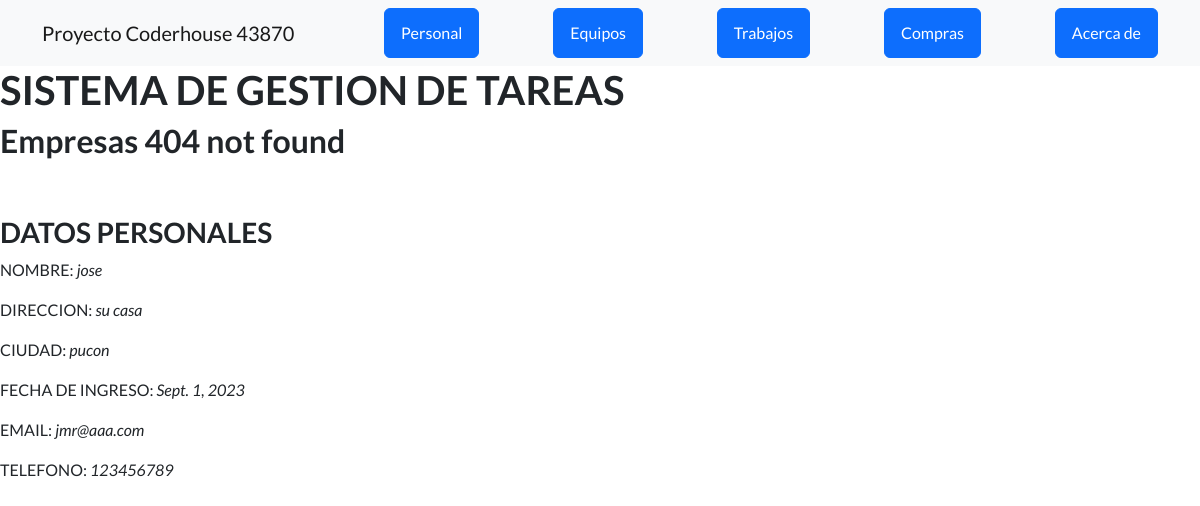
Screenshot of /appsistema/personal/1 with the database file from the repository.
### appsistema/models.py (models this page shows, shortened)
class Personal (models.Model):
    nombre=models.CharField(max_length=50)
    direccion=models.CharField(max_length=50)
    ciudad=models.CharField(max_length=50)
    fecha_ingreso=models.DateField()
    email=models.EmailField()
    telefono=models.IntegerField()

### appsistema/views.py (the view)
# urls.py: path("personal/<pk>", PersonalDetalle.as_view(),name="personal_detalle"),
class PersonalDetalle(DetailView):
    model=Personal
    template_name="appsistema/personal_detalle.html"

### appsistema/templates/appsistema/personal_detalle.html
{% extends "appsistema/base.html" %}
{% load static %}
{% block titulo %}
<h1>SISTEMA DE GESTION DE TAREAS</h1>
{% endblock %}
{%block contenido_que_cambia %}
<h2>Empresas 404 not found</h2>
<br>
<br>
<h3>DATOS PERSONALES</h3>
<p> NOMBRE: <i> {{personal.nombre}}</i></p>
<p> DIRECCION: <i> {{personal.direccion}}</i></p>
<p> CIUDAD: <i> {{personal.ciudad}}</i></p>
<p> FECHA DE INGRESO: <i> {{personal.fecha_ingreso}}</i></p>
<p> EMAIL: <i> {{personal.email}}</i></p>
<p> TELEFONO: <i> {{personal.telefono}}</i></p>
{% endblock %}

### rows the page displays
Personal: nombre "jose", direccion "su casa", ciudad "pucon", fecha_ingreso "Sept. 1, 2023", email "jmr@aaa.com", telefono "123456789"
